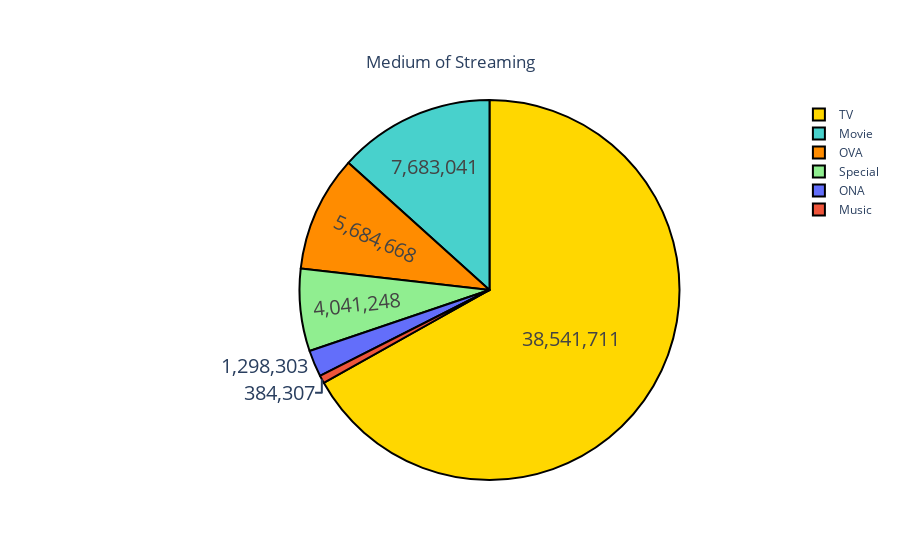

Source (notebook cell):
### Code cell
import plotly.graph_objects as go
labels = anime_fulldata['Type'].value_counts().index
values = anime_fulldata['Type'].value_counts().values
colors = ['gold', 'mediumturquoise', 'darkorange', 'lightgreen']
fig = go.Figure(data=[go.Pie(labels=labels,
                             values=values)])
fig.update_traces(hoverinfo='label+percent', textinfo='value', textfont_size=20,
                  marker=dict(colors=colors, line=dict(color='#000000', width=2)))

fig.update_layout(
    title={
        'text': "Medium of Streaming",
        'y':0.9,
        'x':0.5,
        'xanchor': 'center',
        'yanchor': 'top'})

fig.show()

### Figure 1 — Plotly figure (JSON) as saved in the notebook; plotly's stock layout.template omitted (floating-point values rounded to 4 significant figures)
{"data": [{"hoverinfo": "label+percent", "labels": ["TV", "Movie", "OVA", "Special", "ONA", "Music"], "marker": {"colors": ["gold", "mediumturquoise", "darkorange", "lightgreen"], "line": {"color": "#000000", "width": 2}}, "textfont": {"size": 20}, "textinfo": "value", "type": "pie", "values": [38541711, 7683041, 5684668, 4041248, 1298303, 384307]}], "layout": {"title": {"text": "Medium of Streaming", "x": 0.5, "xanchor": "center", "y": 0.9, "yanchor": "top"}}}
